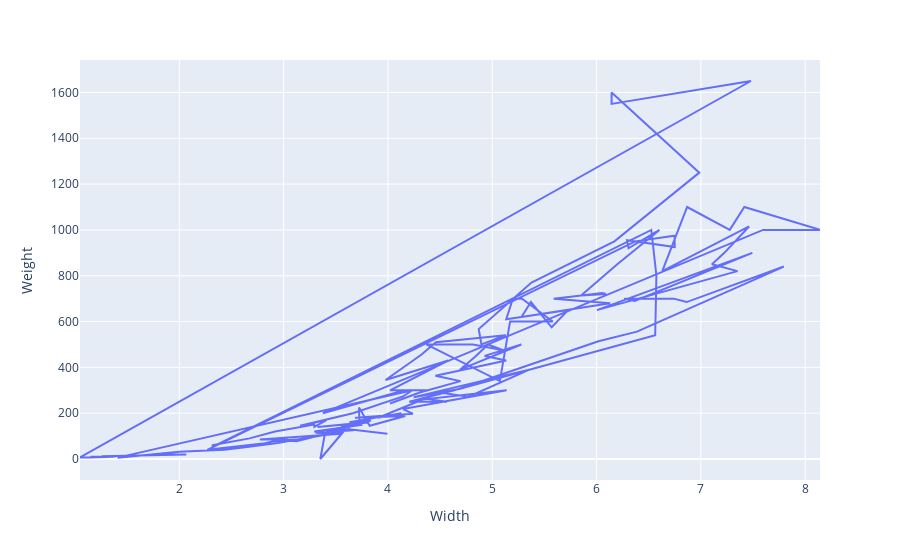

The notebook cell saved with this chart:
### Code cell
fig = px.line(df, x = df['Width'], y = df['Weight'])
fig.show()

### Figure 1 — Plotly figure (JSON) as saved in the notebook; plotly's stock layout.template omitted (floating-point values rounded to 4 significant figures; data arrays with more than 128 entries replaced by an {"elided": "..."} marker saying what was removed)
{"data": [{"hovertemplate": "Width=%{x}<br>Weight=%{y}<extra></extra>", "legendgroup": "", "line": {"color": "#636efa", "dash": "solid"}, "marker": {"symbol": "circle"}, "mode": "lines", "name": "", "orientation": "v", "showlegend": false, "type": "scatter", "x": {"elided": "159 float values"}, "xaxis": "x", "y": {"elided": "159 float values"}, "yaxis": "y"}], "layout": {"legend": {"tracegroupgap": 0}, "margin": {"t": 60}, "xaxis": {"anchor": "y", "domain": [0, 1], "title": {"text": "Width"}}, "yaxis": {"anchor": "x", "domain": [0, 1], "title": {"text": "Weight"}}}}
